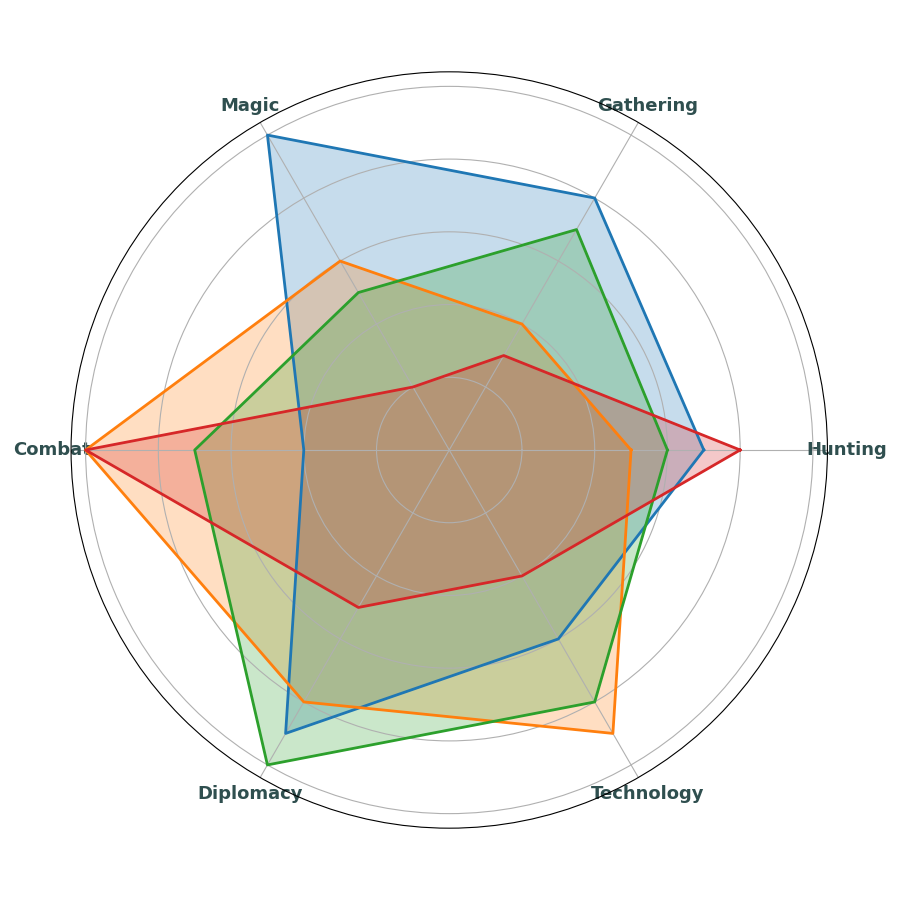

This figure's Python source:
import matplotlib.pyplot as plt
import numpy as np

civilizations = ['Elves', 'Dwarves', 'Humans', 'Orcs']
attributes = ['Hunting', 'Gathering', 'Magic', 'Combat', 'Diplomacy', 'Technology']

elves = [7, 8, 10, 4, 9, 6]
dwarves = [5, 4, 6, 10, 8, 9]
humans = [6, 7, 5, 7, 10, 8]
orcs = [8, 3, 2, 10, 5, 4]

data = np.array([elves, dwarves, humans, orcs])

num_vars = len(attributes)
angles = np.linspace(0, 2 * np.pi, num_vars, endpoint=False).tolist()
angles += angles[:1]
data = np.concatenate((data, data[:, [0]]), axis=1)

fig, ax = plt.subplots(figsize=(9, 9), subplot_kw=dict(polar=True))

colors = ['#1f77b4', '#ff7f0e', '#2ca02c', '#d62728']
for idx, (label, color) in enumerate(zip(civilizations, colors)):
    ax.plot(angles, data[idx], linewidth=2, linestyle='solid', color=color)
    ax.fill(angles, data[idx], color=color, alpha=0.25)

ax.set_yticklabels([])
ax.set_xticks(angles[:-1])
ax.set_xticklabels(attributes, fontsize=13, fontweight='bold', color='darkslategray')

plt.tight_layout()
plt.show()
